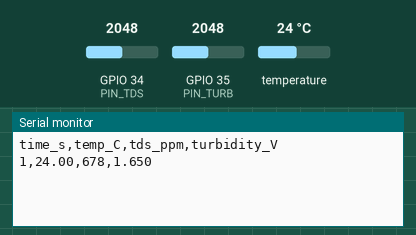
Recording of a sketch running on a simulated ESP32. On the bench: the last lines printed to the serial monitor. The inputs (shaded band) are chosen by the test bench; at power-on: temperature 24 °C, GPIO 34 (PIN_TDS) = 2048, GPIO 35 (PIN_TURB) = 2048 (analog values on the 0–4095 scale).

Above: at 1.5 s.
1.6 s: temperature set to 12 °C
3.1 s: GPIO 34 (PIN_TDS) set to 2866
4.6 s: GPIO 35 (PIN_TURB) set to 2866
At 5.5 s:
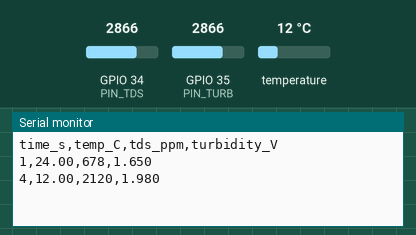
6.1 s: temperature set to 19 °C
7.6 s: GPIO 34 (PIN_TDS) set to 3603
At 8.9 s:
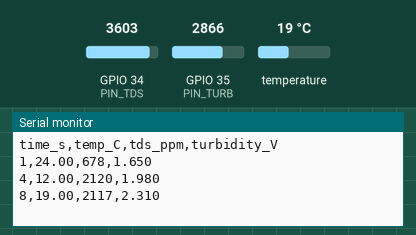
9.1 s: GPIO 35 (PIN_TURB) set to 3603
At 11.56 s:
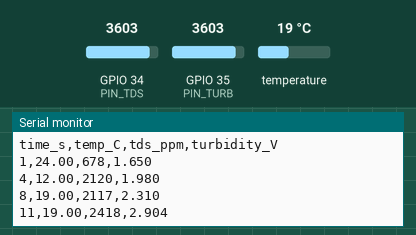
Timing chart, 0 to 11.6 s (numbered marks = the images above; inputs shaded):
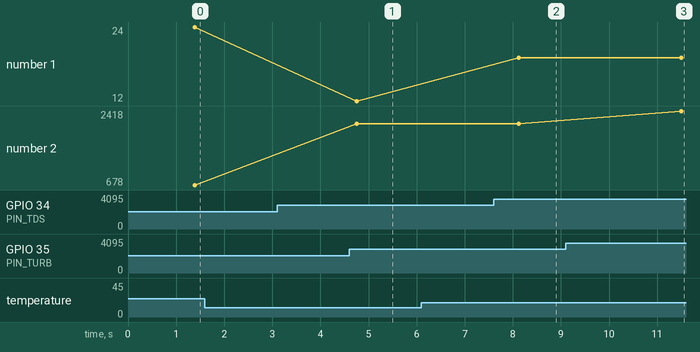

Measured:
- after the input at 4.6 s, the serial monitor: prints a new line after 0.16 s (image 1)
- after the input at 7.6 s, the serial monitor: prints a new line after 0.53 s (image 2)
- after the input at 9.1 s, the serial monitor: prints a new line after 2.4 s (image 3)
- plotted number 2: 2120 → 2117 after the input at 7.6 s

The sketch:

sensors.ino
```cpp
// Reads DS18B20 temperature, TDS meter and turbidity sensor on an ESP32.
// Prints one line every 2 s over USB serial:  time_s,temp_C,tds_ppm,turbidity_V
// Install libraries: "OneWire" and "DallasTemperature". Board: ESP32 Dev Module. Serial speed: 115200.
#include <OneWire.h>
#include <DallasTemperature.h>

#define PIN_TEMP 4    // DS18B20 yellow wire (+ 4.7k resistor to 3V3)
#define PIN_TDS  34   // TDS board signal "A"
#define PIN_TURB 35   // turbidity board signal

OneWire oneWire(PIN_TEMP);
DallasTemperature tempSensor(&oneWire);

float readVolts(int pin) {            // average 30 readings, return volts (0 to 3.3)
  long sum = 0;
  for (int i = 0; i < 30; i++) { sum += analogRead(pin); delay(10); }
  return (sum / 30.0) / 4095.0 * 3.3;
}

void setup() {
  Serial.begin(115200);
  tempSensor.begin();
  analogReadResolution(12);
  analogSetAttenuation(ADC_11db);
  Serial.println("time_s,temp_C,tds_ppm,turbidity_V");
}

void loop() {
  tempSensor.requestTemperatures();
  float t = tempSensor.getTempCByIndex(0);
  if (t == DEVICE_DISCONNECTED_C) t = NAN;

  float v = readVolts(PIN_TDS);
  float comp = 1.0 + 0.02 * ((isnan(t) ? 25.0 : t) - 25.0);   // temperature compensation
  float vc = v / comp;
  float tds = (133.42 * vc * vc * vc - 255.86 * vc * vc + 857.39 * vc) * 0.5;

  float turb = readVolts(PIN_TURB);   // clear water = highest voltage, cloudy = lower

  Serial.printf("%lu,%.2f,%.0f,%.3f\n", millis() / 1000, t, tds, turb);
  delay(2000);
}
```
